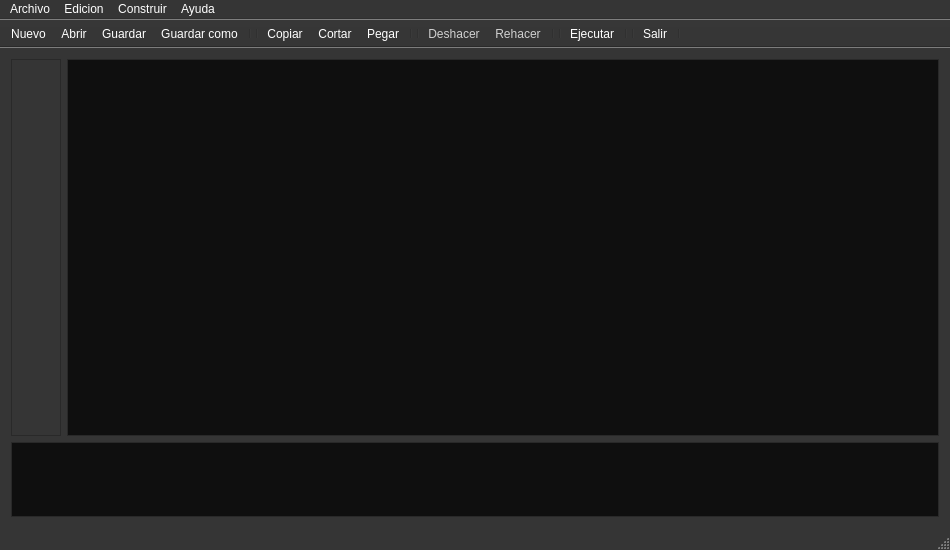
<?xml version="1.0" encoding="UTF-8"?>
<ui version="4.0">
 <class>MainWindow</class>
 <widget class="QMainWindow" name="MainWindow">
  <property name="geometry">
   <rect>
    <x>0</x>
    <y>0</y>
    <width>950</width>
    <height>550</height>
   </rect>
  </property>
  <property name="minimumSize">
   <size>
    <width>950</width>
    <height>550</height>
   </size>
  </property>
  <property name="palette">
   <palette>
    <active>
     <colorrole role="WindowText">
      <brush brushstyle="SolidPattern">
       <color alpha="255">
        <red>255</red>
        <green>255</green>
        <blue>255</blue>
       </color>
      </brush>
     </colorrole>
     <colorrole role="Button">
      <brush brushstyle="SolidPattern">
       <color alpha="255">
        <red>53</red>
        <green>53</green>
        <blue>53</blue>
       </color>
      </brush>
     </colorrole>
     <colorrole role="Text">
      <brush brushstyle="SolidPattern">
       <color alpha="255">
        <red>255</red>
        <green>255</green>
        <blue>255</blue>
       </color>
      </brush>
     </colorrole>
     <colorrole role="ButtonText">
      <brush brushstyle="SolidPattern">
       <color alpha="255">
        <red>255</red>
        <green>255</green>
        <blue>255</blue>
       </color>
      </brush>
     </colorrole>
     <colorrole role="Base">
      <brush brushstyle="SolidPattern">
       <color alpha="255">
        <red>15</red>
        <green>15</green>
        <blue>15</blue>
       </color>
      </brush>
     </colorrole>
     <colorrole role="Window">
      <brush brushstyle="SolidPattern">
       <color alpha="255">
        <red>53</red>
        <green>53</green>
        <blue>53</blue>
       </color>
      </brush>
     </colorrole>
     <colorrole role="Highlight">
      <brush brushstyle="SolidPattern">
       <color alpha="255">
        <red>102</red>
        <green>102</green>
        <blue>76</blue>
       </color>
      </brush>
     </colorrole>
     <colorrole role="HighlightedText">
      <brush brushstyle="SolidPattern">
       <color alpha="255">
        <red>255</red>
        <green>255</green>
        <blue>255</blue>
       </color>
      </brush>
     </colorrole>
     <colorrole role="AlternateBase">
      <brush brushstyle="SolidPattern">
       <color alpha="255">
        <red>53</red>
        <green>53</green>
        <blue>53</blue>
       </color>
      </brush>
     </colorrole>
     <colorrole role="ToolTipBase">
      <brush brushstyle="SolidPattern">
       <color alpha="102">
        <red>255</red>
        <green>255</green>
        <blue>255</blue>
       </color>
      </brush>
     </colorrole>
     <colorrole role="ToolTipText">
      <brush brushstyle="SolidPattern">
       <color alpha="255">
        <red>255</red>
        <green>255</green>
        <blue>255</blue>
       </color>
      </brush>
     </colorrole>
    </active>
    <inactive>
     <colorrole role="WindowText">
      <brush brushstyle="SolidPattern">
       <color alpha="255">
        <red>255</red>
        <green>255</green>
        <blue>255</blue>
       </color>
      </brush>
     </colorrole>
     <colorrole role="Button">
      <brush brushstyle="SolidPattern">
       <color alpha="255">
        <red>53</red>
        <green>53</green>
        <blue>53</blue>
       </color>
      </brush>
     </colorrole>
     <colorrole role="Text">
      <brush brushstyle="SolidPattern">
       <color alpha="255">
        <red>255</red>
        <green>255</green>
        <blue>255</blue>
       </color>
      </brush>
     </colorrole>
     <colorrole role="ButtonText">
      <brush brushstyle="SolidPattern">
       <color alpha="255">
        <red>255</red>
        <green>255</green>
        <blue>255</blue>
       </color>
      </brush>
     </colorrole>
     <colorrole role="Base">
      <brush brushstyle="SolidPattern">
       <color alpha="255">
        <red>15</red>
        <green>15</green>
        <blue>15</blue>
       </color>
      </brush>
     </colorrole>
     <colorrole role="Window">
      <brush brushstyle="SolidPattern">
       <color alpha="255">
        <red>53</red>
        <green>53</green>
        <blue>53</blue>
       </color>
      </brush>
     </colorrole>
     <colorrole role="Highlight">
      <brush brushstyle="SolidPattern">
       <color alpha="255">
        <red>102</red>
        <green>102</green>
        <blue>76</blue>
       </color>
      </brush>
     </colorrole>
     <colorrole role="HighlightedText">
      <brush brushstyle="SolidPattern">
       <color alpha="255">
        <red>255</red>
        <green>255</green>
        <blue>255</blue>
       </color>
      </brush>
     </colorrole>
     <colorrole role="AlternateBase">
      <brush brushstyle="SolidPattern">
       <color alpha="255">
        <red>53</red>
        <green>53</green>
        <blue>53</blue>
       </color>
      </brush>
     </colorrole>
     <colorrole role="ToolTipBase">
      <brush brushstyle="SolidPattern">
       <color alpha="102">
        <red>255</red>
        <green>255</green>
        <blue>255</blue>
       </color>
      </brush>
     </colorrole>
     <colorrole role="ToolTipText">
      <brush brushstyle="SolidPattern">
       <color alpha="255">
        <red>255</red>
        <green>255</green>
        <blue>255</blue>
       </color>
      </brush>
     </colorrole>
    </inactive>
    <disabled>
     <colorrole role="WindowText">
      <brush brushstyle="SolidPattern">
       <color alpha="96">
        <red>164</red>
        <green>166</green>
        <blue>168</blue>
       </color>
      </brush>
     </colorrole>
     <colorrole role="Button">
      <brush brushstyle="SolidPattern">
       <color alpha="255">
        <red>53</red>
        <green>53</green>
        <blue>53</blue>
       </color>
      </brush>
     </colorrole>
     <colorrole role="Text">
      <brush brushstyle="SolidPattern">
       <color alpha="96">
        <red>164</red>
        <green>166</green>
        <blue>168</blue>
       </color>
      </brush>
     </colorrole>
     <colorrole role="ButtonText">
      <brush brushstyle="SolidPattern">
       <color alpha="255">
        <red>208</red>
        <green>208</green>
        <blue>208</blue>
       </color>
      </brush>
     </colorrole>
     <colorrole role="Base">
      <brush brushstyle="SolidPattern">
       <color alpha="255">
        <red>53</red>
        <green>53</green>
        <blue>53</blue>
       </color>
      </brush>
     </colorrole>
     <colorrole role="Window">
      <brush brushstyle="SolidPattern">
       <color alpha="255">
        <red>53</red>
        <green>53</green>
        <blue>53</blue>
       </color>
      </brush>
     </colorrole>
     <colorrole role="Highlight">
      <brush brushstyle="SolidPattern">
       <color alpha="102">
        <red>0</red>
        <green>0</green>
        <blue>0</blue>
       </color>
      </brush>
     </colorrole>
     <colorrole role="HighlightedText">
      <brush brushstyle="SolidPattern">
       <color alpha="255">
        <red>255</red>
        <green>255</green>
        <blue>255</blue>
       </color>
      </brush>
     </colorrole>
     <colorrole role="AlternateBase">
      <brush brushstyle="SolidPattern">
       <color alpha="255">
        <red>53</red>
        <green>53</green>
        <blue>53</blue>
       </color>
      </brush>
     </colorrole>
     <colorrole role="ToolTipBase">
      <brush brushstyle="SolidPattern">
       <color alpha="102">
        <red>255</red>
        <green>255</green>
        <blue>255</blue>
       </color>
      </brush>
     </colorrole>
     <colorrole role="ToolTipText">
      <brush brushstyle="SolidPattern">
       <color alpha="255">
        <red>255</red>
        <green>255</green>
        <blue>255</blue>
       </color>
      </brush>
     </colorrole>
    </disabled>
   </palette>
  </property>
  <property name="windowTitle">
   <string>LessText</string>
  </property>
  <property name="windowIcon">
   <iconset resource="icons.qrc">
    <normaloff>:/new/prefix1/LessText.png</normaloff>:/new/prefix1/LessText.png</iconset>
  </property>
  <widget class="QWidget" name="centralWidget">
   <layout class="QGridLayout" name="gridLayout">
    <item row="0" column="0">
     <widget class="QPlainTextEdit" name="lineCounter">
      <property name="enabled">
       <bool>false</bool>
      </property>
      <property name="minimumSize">
       <size>
        <width>50</width>
        <height>0</height>
       </size>
      </property>
      <property name="maximumSize">
       <size>
        <width>50</width>
        <height>16777215</height>
       </size>
      </property>
      <property name="verticalScrollBarPolicy">
       <enum>Qt::ScrollBarAsNeeded</enum>
      </property>
      <property name="horizontalScrollBarPolicy">
       <enum>Qt::ScrollBarAlwaysOff</enum>
      </property>
      <property name="centerOnScroll">
       <bool>false</bool>
      </property>
     </widget>
    </item>
    <item row="1" column="0" colspan="2">
     <widget class="QPlainTextEdit" name="appOutput">
      <property name="enabled">
       <bool>true</bool>
      </property>
      <property name="minimumSize">
       <size>
        <width>0</width>
        <height>75</height>
       </size>
      </property>
      <property name="maximumSize">
       <size>
        <width>16777215</width>
        <height>75</height>
       </size>
      </property>
      <property name="autoFillBackground">
       <bool>false</bool>
      </property>
      <property name="horizontalScrollBarPolicy">
       <enum>Qt::ScrollBarAlwaysOff</enum>
      </property>
      <property name="readOnly">
       <bool>true</bool>
      </property>
      <property name="backgroundVisible">
       <bool>false</bool>
      </property>
     </widget>
    </item>
    <item row="0" column="1">
     <widget class="QPlainTextEdit" name="plainTextEdit">
      <property name="enabled">
       <bool>true</bool>
      </property>
      <property name="verticalScrollBarPolicy">
       <enum>Qt::ScrollBarAsNeeded</enum>
      </property>
      <property name="horizontalScrollBarPolicy">
       <enum>Qt::ScrollBarAsNeeded</enum>
      </property>
      <property name="centerOnScroll">
       <bool>false</bool>
      </property>
     </widget>
    </item>
   </layout>
  </widget>
  <widget class="QMenuBar" name="menuBar">
   <property name="geometry">
    <rect>
     <x>0</x>
     <y>0</y>
     <width>950</width>
     <height>20</height>
    </rect>
   </property>
   <widget class="QMenu" name="menuArchivo">
    <property name="title">
     <string>Archivo</string>
    </property>
    <addaction name="actionNew"/>
    <addaction name="actionOpen"/>
    <addaction name="actionSave"/>
    <addaction name="actionSaveAs"/>
    <addaction name="separator"/>
    <addaction name="actionQuit"/>
   </widget>
   <widget class="QMenu" name="menuEdicion">
    <property name="title">
     <string>Edicion</string>
    </property>
    <addaction name="actionCopy"/>
    <addaction name="actionCut"/>
    <addaction name="actionPaste"/>
    <addaction name="actionUndo"/>
    <addaction name="actionRedo"/>
   </widget>
   <widget class="QMenu" name="menuAyuda">
    <property name="title">
     <string>Ayuda</string>
    </property>
    <addaction name="actionAboutLessText"/>
    <addaction name="actionAboutQtCreator"/>
   </widget>
   <widget class="QMenu" name="menuConstruir">
    <property name="title">
     <string>Construir</string>
    </property>
    <addaction name="actionRun"/>
   </widget>
   <addaction name="menuArchivo"/>
   <addaction name="menuEdicion"/>
   <addaction name="menuConstruir"/>
   <addaction name="menuAyuda"/>
  </widget>
  <widget class="QToolBar" name="mainToolBar">
   <property name="windowTitle">
    <string>Herramientas</string>
   </property>
   <property name="movable">
    <bool>false</bool>
   </property>
   <property name="iconSize">
    <size>
     <width>25</width>
     <height>25</height>
    </size>
   </property>
   <property name="toolButtonStyle">
    <enum>Qt::ToolButtonTextUnderIcon</enum>
   </property>
   <attribute name="toolBarArea">
    <enum>TopToolBarArea</enum>
   </attribute>
   <attribute name="toolBarBreak">
    <bool>true</bool>
   </attribute>
   <addaction name="actionNew"/>
   <addaction name="actionOpen"/>
   <addaction name="actionSave"/>
   <addaction name="actionSaveAs"/>
   <addaction name="separator"/>
   <addaction name="separator"/>
   <addaction name="actionCopy"/>
   <addaction name="actionCut"/>
   <addaction name="actionPaste"/>
   <addaction name="separator"/>
   <addaction name="separator"/>
   <addaction name="actionUndo"/>
   <addaction name="actionRedo"/>
   <addaction name="separator"/>
   <addaction name="separator"/>
   <addaction name="actionRun"/>
   <addaction name="separator"/>
   <addaction name="separator"/>
   <addaction name="actionQuit"/>
   <addaction name="separator"/>
  </widget>
  <widget class="QStatusBar" name="statusBar"/>
  <action name="actionOpen">
   <property name="icon">
    <iconset resource="icons.qrc">
     <normaloff>:/new/prefix1/open.png</normaloff>:/new/prefix1/open.png</iconset>
   </property>
   <property name="text">
    <string>Abrir...</string>
   </property>
   <property name="shortcut">
    <string>Ctrl+O</string>
   </property>
  </action>
  <action name="actionSaveAs">
   <property name="enabled">
    <bool>true</bool>
   </property>
   <property name="icon">
    <iconset resource="icons.qrc">
     <normaloff>:/new/prefix1/saveAs.png</normaloff>:/new/prefix1/saveAs.png</iconset>
   </property>
   <property name="text">
    <string>Guardar como...</string>
   </property>
  </action>
  <action name="actionQuit">
   <property name="icon">
    <iconset resource="icons.qrc">
     <normaloff>:/new/prefix1/exit.png</normaloff>:/new/prefix1/exit.png</iconset>
   </property>
   <property name="text">
    <string>Salir</string>
   </property>
   <property name="shortcut">
    <string>Ctrl+W</string>
   </property>
  </action>
  <action name="actionAboutLessText">
   <property name="text">
    <string>Acerca de LessText</string>
   </property>
  </action>
  <action name="actionCopy">
   <property name="icon">
    <iconset resource="icons.qrc">
     <normaloff>:/new/prefix1/copy.png</normaloff>:/new/prefix1/copy.png</iconset>
   </property>
   <property name="text">
    <string>Copiar</string>
   </property>
   <property name="shortcut">
    <string>Ctrl+C</string>
   </property>
  </action>
  <action name="actionCut">
   <property name="icon">
    <iconset resource="icons.qrc">
     <normaloff>:/new/prefix1/cut.png</normaloff>:/new/prefix1/cut.png</iconset>
   </property>
   <property name="text">
    <string>Cortar</string>
   </property>
   <property name="shortcut">
    <string>Ctrl+X</string>
   </property>
  </action>
  <action name="actionPaste">
   <property name="icon">
    <iconset resource="icons.qrc">
     <normaloff>:/new/prefix1/paste.png</normaloff>:/new/prefix1/paste.png</iconset>
   </property>
   <property name="text">
    <string>Pegar</string>
   </property>
   <property name="shortcut">
    <string>Ctrl+V</string>
   </property>
  </action>
  <action name="actionAboutQtCreator">
   <property name="text">
    <string>Acerca de Qt Creator...</string>
   </property>
  </action>
  <action name="actionNew">
   <property name="icon">
    <iconset resource="icons.qrc">
     <normaloff>:/new/prefix1/new.png</normaloff>:/new/prefix1/new.png</iconset>
   </property>
   <property name="text">
    <string>Nuevo</string>
   </property>
   <property name="shortcut">
    <string>Ctrl+N</string>
   </property>
  </action>
  <action name="actionSave">
   <property name="icon">
    <iconset resource="icons.qrc">
     <normaloff>:/new/prefix1/save.png</normaloff>:/new/prefix1/save.png</iconset>
   </property>
   <property name="text">
    <string>Guardar</string>
   </property>
   <property name="shortcut">
    <string>Ctrl+S</string>
   </property>
  </action>
  <action name="actionUndo">
   <property name="enabled">
    <bool>false</bool>
   </property>
   <property name="icon">
    <iconset resource="icons.qrc">
     <normaloff>:/new/prefix1/undo.png</normaloff>:/new/prefix1/undo.png</iconset>
   </property>
   <property name="text">
    <string>Deshacer</string>
   </property>
   <property name="shortcut">
    <string>Ctrl+Z</string>
   </property>
  </action>
  <action name="actionRedo">
   <property name="enabled">
    <bool>false</bool>
   </property>
   <property name="icon">
    <iconset resource="icons.qrc">
     <normaloff>:/new/prefix1/redo.png</normaloff>:/new/prefix1/redo.png</iconset>
   </property>
   <property name="text">
    <string>Rehacer</string>
   </property>
   <property name="shortcut">
    <string>Ctrl+Y</string>
   </property>
  </action>
  <action name="actionRun">
   <property name="icon">
    <iconset resource="icons.qrc">
     <normaloff>:/new/prefix1/run.png</normaloff>:/new/prefix1/run.png</iconset>
   </property>
   <property name="text">
    <string>Ejecutar</string>
   </property>
   <property name="shortcut">
    <string>Ctrl+R</string>
   </property>
  </action>
 </widget>
 <layoutdefault spacing="6" margin="11"/>
 <resources>
  <include location="icons.qrc"/>
 </resources>
 <connections/>
</ui>
